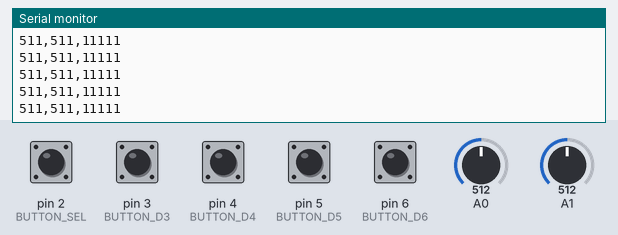
The sketch below on a simulated Arduino Uno, built with avr-gcc and run on an emulated ATmega328P. On the bench: the last lines printed to the serial monitor. Inputs (shaded band) come from the test bench; at power-on: pin 2 (BUTTON_SEL), pin 3 (BUTTON_D3), pin 4 (BUTTON_D4), pin 5 (BUTTON_D5), pin 6 (BUTTON_D6) HIGH, A0 = 512, A1 = 512.

Above: at 7.4 s.
7.5 s: A0 set to 911
At 7.57 s:
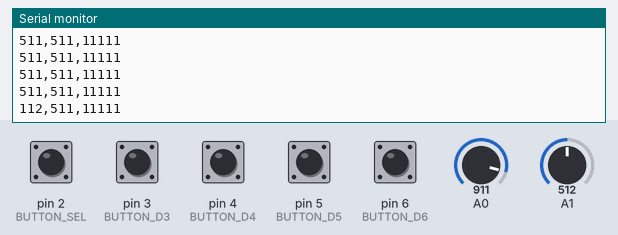
10.5 s: A0 set to 931
At 10.5 s:
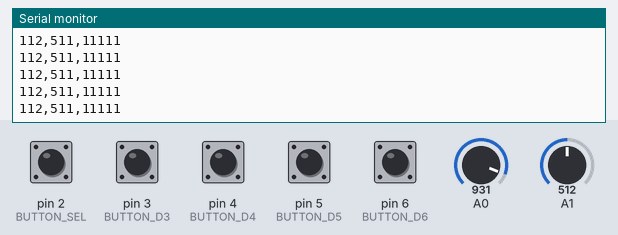
Timing chart, 0 to 13.0 s (numbered marks = the images above; inputs shaded):
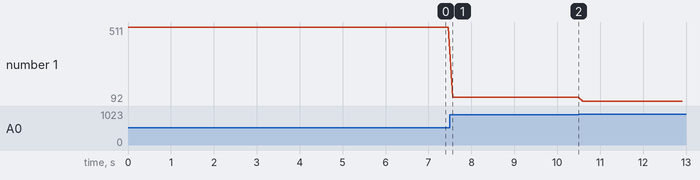

The sketch:

transmitter.ino
```cpp
////////////////////////////////////////////////////////////////////////////
// Transmitter program
//
// This program will run on the Arduino Uno as the "transmitter"/
// wireless controller for this project. It will read the button
// states and joystick positions and sends the data via the XBee
// radio to the other XBee on the Arduino Due. The Due will take
// care of the rest.
//
// Data will be sent in the following format:
//   x,y,buttons
// where
//   x is the joystick x position (0-1023)
//   y is the joystick y position (0-1023)
//   button is the binary representation of all the buttons
//     <select><D3><D4><D5><D6>
//
// Example output to illustrate controller states:
//   507,507,11111	joystick centered, no buttons pressed
//   507,507,01111	select button pressed
//   507,507,10111	D3 button pressed
//   507,507,11011	D4 button pressed
//   507,507,11101	D5 button pressed
//   507,507,11110	D6 button pressed
//   507,1023,11111	joystick up
//   507,0,11111        joystick down
//   0,507,11111	joystick left
//   1023,507,11111	joystick right
//
// Author: Jeremiah Simonsen and Scott Edgerly
////////////////////////////////////////////////////////////////////////////

// Define button pin numbers
#define BUTTON_SEL 2    // Joystick "select" button
#define BUTTON_D3 3
#define BUTTON_D4 4
#define BUTTON_D5 5
#define BUTTON_D6 6

// Function to setup the input pins and serial port
// The serial port is configured for 9600 baud, 8 data bit, 2 stop bit, no parity
void setup() {
	// Set all buttons as inputs
	pinMode(BUTTON_SEL, INPUT);
	pinMode(BUTTON_D3, INPUT);
	pinMode(BUTTON_D4, INPUT);
	pinMode(BUTTON_D5, INPUT);
	pinMode(BUTTON_D6, INPUT);

	// Enable pull-up resistors on all the buttons
	digitalWrite(BUTTON_SEL, HIGH);
	digitalWrite(BUTTON_D3, HIGH);
	digitalWrite(BUTTON_D4, HIGH);
	digitalWrite(BUTTON_D5, HIGH);
	digitalWrite(BUTTON_D6, HIGH);

	// Setup the serial port for the XBee at 9600 baud
	Serial.begin(9600);
}

// Function that runs continuously and sends the data via the XBee
void loop() {
	Serial.print(1023 - analogRead(0));			// Send joystick x position
	Serial.print(",");
	Serial.print(1023 - analogRead(1));			// Send joystick y position
	Serial.print(",");
	Serial.print(digitalRead(BUTTON_SEL));		// Send the select buton state
	Serial.print(digitalRead(BUTTON_D3));   	// Send the D3 button state
	Serial.print(digitalRead(BUTTON_D4));   	// Send the D4 button state
	Serial.print(digitalRead(BUTTON_D5));   	// Send the D5 button state
	Serial.println(digitalRead(BUTTON_D6)); 	// Send the D6 button state

	// Wait 100ms
	delay(100);
}
```

Measured:
- after the input at 7.5 s, the serial monitor: prints a new line after 0.07 s (image 1)
- plotted number 1: 511 → 112 after the input at 7.5 s, 112 → 92 after the input at 10.5 s
